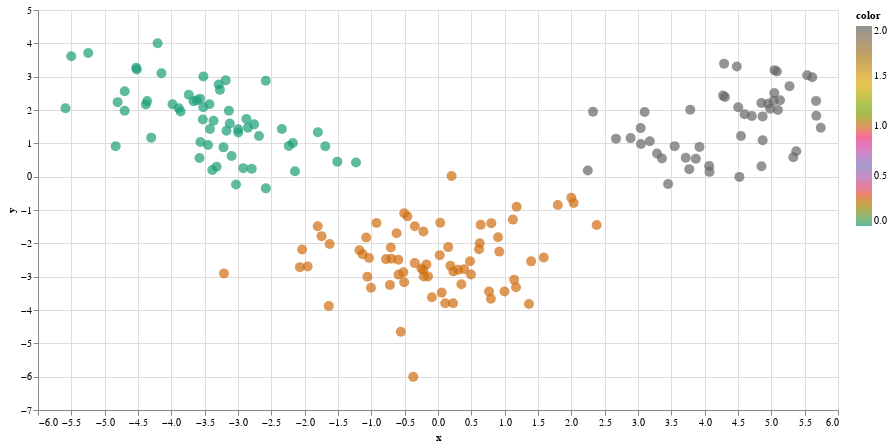

Notebook cell for this chart:
### Code cell
projector = LinearDiscriminantAnalysis(n_components=2)
wine_points = projector.fit_transform(wine_X,wine_y)
interactiveDraw(wine_points[:,0],wine_points[:,1],wine_y,wine_y)

### Figure 1 — Vega-Lite specification as saved in the notebook (floating-point values rounded to 4 significant figures; data arrays with more than 128 entries replaced by an {"elided": "..."} marker saying what was removed)
{"config": {"view": {"continuousWidth": 300, "continuousHeight": 300}}, "data": {"name": "data-dc524fdfd262bdd8e8f25c1566b931e4"}, "mark": {"type": "circle", "size": 100}, "encoding": {"color": {"field": "color", "scale": {"scheme": "dark2"}, "type": "quantitative"}, "tooltip": [{"field": "label", "type": "quantitative"}], "x": {"field": "x", "type": "quantitative"}, "y": {"field": "y", "type": "quantitative"}}, "height": 400, "params": [{"name": "param_2", "select": {"type": "interval", "encodings": ["x", "y"]}, "bind": "scales"}], "width": 800, "$schema": "https://vega.github.io/schema/vega-lite/v5.20.1.json", "datasets": {"data-dc524fdfd262bdd8e8f25c1566b931e4": {"elided": "178 records"}}}
